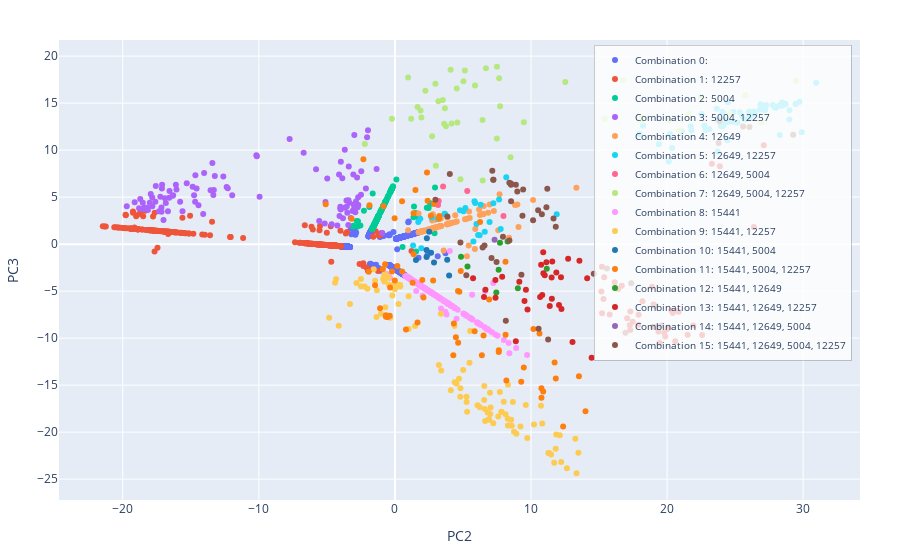

Notebook source saved alongside this figure:
### Code cell
fig, _ = plot_pca_2d_combo(
    pca_df, reprocessed_results.all_graph_feature_acts, 5, fs_splitting_nodes
)
fig.show()

### Figure 1 — Plotly figure (JSON) as saved in the notebook; plotly's stock layout.template omitted (floating-point values rounded to 4 significant figures; data arrays with more than 128 entries replaced by an {"elided": "..."} marker saying what was removed)
{"data": [{"customdata": {"elided": "906x2 str values"}, "hovertemplate": "Token: %{customdata[0]}<br>Context: %{customdata[1]}<br>Feature Combination: <br><extra></extra>", "marker": {"color": "#636EFA"}, "mode": "markers", "name": "Combination 0: ", "type": "scatter", "x": {"elided": "906 float values"}, "y": {"elided": "906 float values"}}, {"customdata": {"elided": "336x2 str values"}, "hovertemplate": "Token: %{customdata[0]}<br>Context: %{customdata[1]}<br>Feature Combination: 12257<br><extra></extra>", "marker": {"color": "#EF553B"}, "mode": "markers", "name": "Combination 1: 12257", "type": "scatter", "x": {"elided": "336 float values"}, "y": {"elided": "336 float values"}}, {"customdata": {"elided": "160x2 str values"}, "hovertemplate": "Token: %{customdata[0]}<br>Context: %{customdata[1]}<br>Feature Combination: 5004<br><extra></extra>", "marker": {"color": "#00CC96"}, "mode": "markers", "name": "Combination 2: 5004", "type": "scatter", "x": {"elided": "160 float values"}, "y": {"elided": "160 float values"}}, {"customdata": {"elided": "101x2 str values"}, "hovertemplate": "Token: %{customdata[0]}<br>Context: %{customdata[1]}<br>Feature Combination: 5004, 12257<br><extra></extra>", "marker": {"color": "#AB63FA"}, "mode": "markers", "name": "Combination 3: 5004, 12257", "type": "scatter", "x": [-17.16, -3.031, -2.494, -17.83, -3.115, -14.02, -17.94, -3.866, -12.36, -2.732, -2.473, -16.34, -18.53, -16.05, -13.31, -14.76, -5.156, -2.699, -15.61, -6.704, -16.58, -14.43, -13.34, -2.782, -18.71, -2.992, -16.83, -3.974, -14.66, -5.792, -17.83, -15.78, -2.907, -14.09, -18.21, -3.666, -2.689, -17.57, -5.562, -2.985, -16.68, -2.132, -4.103, -18.8, -1.347, -11.96, -19.12, -18.41, -15.3, -9.945, -3.539, -3.241, -17.15, -16.3, -3.424, -3.976, -17.12, -1.98, -2.044, -13.23, -17.11, -18.3, -17.61, -3.498, -10.18, -12.28, -14.86, -12.61, -16.9, -16.56, -3.356, -10.14, -0.9336, -13.42, -3.559, -16.09, -4.645, -7.736, -13.55, -3.819, -17.24, -3.055, -2.86, -3.392, -18.15, -5.098, -18.01, -18.53, -17.0, -3.413, -4.006, -3.683, -17.33, -19.71, -14.57, -4.07, -4.971, -4.017, -4.233, -18.21, -14.68], "y": [3.9, 4.205, 5.248, 4.028, 3.523, 7.567, 5.336, 7.006, 6.077, 3.922, 7.755, 5.152, 3.722, 5.803, 5.758, 5.189, 2.182, 4.999, 3.5, 9.722, 4.934, 4.134, 5.217, 7.099, 4.795, 3.83, 4.363, 8.757, 7.316, 7.966, 4.957, 4.511, 3.393, 3.218, 3.779, 3.872, 4.163, 6.185, 2.448, 11.6, 3.488, 5.915, 7.397, 3.818, 7.999, 5.192, 4.445, 3.884, 6.477, 5.04, 3.992, 2.773, 3.458, 5.212, 2.035, 3.694, 5.911, 12.11, 11.37, 7.247, 6.329, 3.738, 4.518, 3.35, 9.455, 5.934, 6.093, 7.196, 4.874, 5.662, 4.412, 9.361, 1.181, 8.632, 4.632, 6.325, 2.116, 11.18, 5.719, 2.758, 5.036, 7.407, 4.549, 8.27, 3.628, 4.488, 4.392, 4.405, 2.56, 4.672, 3.973, 10.04, 3.508, 4.029, 5.922, 2.99, 6.994, 3.789, 1.988, 3.87, 4.51]}, {"customdata": {"elided": "92x2 str values"}, "hovertemplate": "Token: %{customdata[0]}<br>Context: %{customdata[1]}<br>Feature Combination: 12649<br><extra></extra>", "marker": {"color": "#FFA15A"}, "mode": "markers", "name": "Combination 4: 12649", "type": "scatter", "x": [2.792, 4.428, 3.04, 3.403, 1.75, 1.779, 6.853, 1.824, 1.938, 10.15, 3.824, 4.076, 5.3, 7.272, 2.971, 1.795, 1.842, 1.889, 2.464, 2.783, 6.183, 5.451, 5.905, 5.422, 5.292, 8.999, 5.495, 2.866, 1.959, 2.158, 2.111, 1.819, 2.066, 1.739, 2.606, 6.242, 2.408, 2.025, 3.582, 1.942, 1.798, 2.841, 2.81, 4.385, 1.881, 2.975, 4.036, 3.359, 2.118, 2.043, 0.9735, 4.207, 3.93, 1.939, 1.75, 2.127, 2.101, 2.849, 1.785, 2.699, 8.828, 7.687, 3.373, 2.04, 1.838, 2.924, 3.293, 3.049, 3.863, 2.435, 5.875, 6.959, 2.247, 9.08, 2.738, 7.593, 2.692, 3.333, 1.844, 1.839, 4.549, 13.34, 1.89, 8.386, 6.526, 3.859, 3.837, 3.027, 6.476, 6.505, 5.15, 3.295], "y": [1.686, 3.068, 1.787, 1.935, 1.26, 1.272, 3.344, 1.29, 1.337, 4.692, 2.107, 2.21, 2.71, 3.515, 1.759, 1.278, 1.298, 1.317, 1.552, 3.189, 3.689, 3.462, 1.614, -0.1422, -1.287, 4.221, 2.79, 2.913, 1.345, 1.427, 1.407, 1.288, 1.389, 3.266, 1.61, 3.095, 1.529, 1.372, -0.6813, 1.338, 1.28, 1.706, 1.693, 2.336, 1.313, 2.592, 2.194, 1.917, 1.41, 1.38, 1.481, 2.264, 2.15, 1.337, 1.26, 1.414, 1.403, 1.709, 1.274, 1.648, 4.151, 5.305, 2.719, 1.378, 1.296, 1.739, 1.89, 1.79, 2.123, 1.54, -0.5294, 4.205, 1.463, 1.82, 2.517, 1.487, 1.645, 1.906, 1.298, 1.296, 2.403, 5.992, 1.317, 0.6859, 4.061, 2.823, 2.112, 1.781, 3.19, 3.202, 2.649, 1.891]}, {"customdata": {"elided": "87x2 str values"}, "hovertemplate": "Token: %{customdata[0]}<br>Context: %{customdata[1]}<br>Feature Combination: 12649, 12257<br><extra></extra>", "marker": {"color": "#19D3F3"}, "mode": "markers", "name": "Combination 5: 12649, 12257", "type": "scatter", "x": [25.36, 6.299, 20.13, 27.77, 26.02, 23.97, 24.22, 2.7, 26.1, 26.91, 26.15, 28.42, 25.75, 7.773, 27.13, 24.48, 23.72, 1.716, 26.41, 26.45, 6.114, 5.035, 20.21, 21.08, 28.25, 27.9, 28.63, 22.74, 27.98, 28.43, 27.99, 28.71, 5.991, 23.72, 28.99, 6.602, 3.669, 1.336, 22.54, 21.79, 11.89, 24.14, 18.24, 23.65, 28.46, 29.73, 26.06, 24.82, 24.07, 6.227, 24.48, 25.51, 30.96, 23.1, 19.39, 3.648, 21.74, 6.958, 24.88, 28.99, 27.3, 24.43, 24.07, 28.28, 24.19, 26.86, 25.17, 17.97, 5.769, 26.82, 4.785, 29.44, 5.178, 3.168, 22.85, 7.654, 20.37, 1.939, 29.89, 26.13, 27.21, 26.28, 7.235, 1.863, 5.899, 5.848, 8.182], "y": [14.03, 4.202, 8.79, 14.8, 14.09, 12.54, 13.1, 2.835, 13.86, 14.38, 13.57, 14.91, 13.29, 1.61, 14.73, 13.0, 9.866, 2.343, 14.1, 13.88, 0.9722, 3.5, 11.71, 11.98, 14.74, 14.55, 14.87, 12.59, 14.53, 14.71, 14.52, 14.91, 2.154, 13.26, 13.25, 1.315, 3.243, -0.1519, 13.84, 12.09, 3.176, 12.57, 12.58, 14.39, 15.06, 15.15, 13.86, 13.03, 14.04, 0.9393, 15.09, 13.6, 17.16, 12.22, 10.63, 3.194, 12.55, 2.341, 14.06, 14.24, 14.79, 11.06, 14.06, 11.62, 13.22, 14.89, 12.93, 11.71, 0.2912, 14.31, 3.609, 14.9, 3.846, 2.698, 12.15, 4.748, 10.22, -0.451, 11.91, 13.56, 14.25, 14.03, 4.358, 2.712, 4.379, 4.57, 7.118]}, {"customdata": [[" and", " have shown. We pray many returned blessings on each| and| everyone of you!\n\n(I am going to"], [" everyone", " shown. We pray many returned blessings on each and| everyone| of you!\n\n(I am going to pick"], [" and", " amazing! :-) We truly feel so blessed by each| and| every one of you who has been able to donate"], [" one", " :-) We truly feel so blessed by each and every| one| of you who has been able to donate to this"], [" of", " my friend's GameCube eventually.\n\nBest| of| both worlds at the tip of your thumb\n\nHowever"], [" of", "us known as a Choiceling is the least| of| his problems when he finds out just how drastically his"]], "hovertemplate": "Token: %{customdata[0]}<br>Context: %{customdata[1]}<br>Feature Combination: 12649, 5004<br><extra></extra>", "marker": {"color": "#FF6692"}, "mode": "markers", "name": "Combination 6: 12649, 5004", "type": "scatter", "x": [3.215, 5.316, 3.17, 2.871, 7.978, 3.54], "y": [4.598, 5.641, 4.171, 4.292, 2.998, 6.143]}, {"customdata": [[" of", " portion. Sure, I have my favorites in each| of| these areas, call \"The Perfect Storm\" We"], [" of", " gifts and prayers. We are so grateful for each| of| you!\n\nIn addition to that...we have"], [" of", ". We pray many returned blessings on each and everyone| of| you!\n\n(I am going to pick up"], [" of", " We truly feel so blessed by each and every one| of| you who has been able to donate to this wonderful"], [" of", " lives. We are blessed by each and every one| of| you. Thank you for joining us on this journey"], [" of", " rare collectibles. November so far I condition and all| of| very buy levitra in the uk with the diameter"], [" of", " metabolites, oxidative stress, and detoxification load. Each| of| these processes and substances can ultimately help doctors and patients"], [" of", "1$ and $T_2$ provided all| of| the heat it absorbs or gives up is done so"], [" of", " performs an amount of work $L$ during each| of| its cycles by absorbing a quantity of heat $Q"], [" of", " as before but it was enough to imbue both| of| mattress of our lusts for each better.But"], [" of", " constant during the course of the experiment. For each| of| the four datasets, the following experimental data are measured"], [" of", " the derived stochastic screens becomes visible.\nWith each| of| the above patents and citations, and those mentioned below"], [" of", " of Section C on alternative grounds.  Neither,| of| course, are we compelled.  But when issues"], [" of", "I have a dictionary of keys and values, both| of| which are ints. Is there an easy and efficient"], [" of", " is usually installed to provide a limited solution to each| of| the above-mentioned questions. Non-limiting examples"], [" of", " and Vincent Trocheck came to mind.\n\nAll| of| them signed their extensions at different times, so it"], [" of", " Segunda División. The four first placed teams in each| of| the four Segunda División B groups played the Playoffs de"], [" of", " will permit free advance, without damage, of all| of| a group of set-up cartons, which may"], [" of", " Eternal Darkness and the remake of Resident Evil, neither| of| which, by itself, was enough to sell me"], [" of", "5 mmol) was added to a suspension of each| of| **E,Z-3a-c**"], [" of", "**\n----------------------------------\n\nA suspension of each| of| **E,Z-3a-c**"], [" of", " the applicable standard of review, we will address each| of| Dow's contentions separately.\n\nIII.\n\n"], [" of", " will indemnify and save harmless the Owner and all| of| the equpment [sic] herein included from"], [" of", " a term that involves the third derivative.\n\nBoth| of| these properties result from the second-order nature of"], [" of", "{H}{2}}x_s$. Both| of| these terms arise as a result of the chain rule"], [" of", "-order multiple Wiener-Itô integral, all| of| its moments can be estimated by its second moment,"], [" of", " from aerospace and HVAC equipment to motor vehicles, all| of| which will enjoy favorable growth prospects. Nevertheless, demand"], [" of", " back to the community!\"\n\nHaving participated in each| of| these annual events, this was the third time I"], [" of", " the entire radio when leaving the vehicle.\nEach| of| these prior art methods are either cumbersome or inconvenient to"], [" of", ".\n\n              The jury found Upton guilty on each| of| the three counts:\n\nconspiracy to commit money laundering"], [" of", " has proven,\n\nbeyond a reasonable doubt, each| of| the elements of the offense.\"\n\nUnited States v"], [" of", " could have supportably\n\nfound that either or both| of| the tax offenses that Upton committed\n\nin 2"], [" of", " define 'high risk of bias' based on each| of| three criteria, namely inadequate concealment of intervention allocation,"], [" of", " for each multiplayer game, but you must declare ALL| of| those alternates on your 'main' account's"], [" of", ",768,976, each| of| which is incorporated herein by reference.\nExamples of"], [" of", "<bos> apart from tetracyanoborate, all| of| these low-viscosity melts proved to be unstable"], [" of", " for one point $(s,t)$ of each| of| these three sets.\\\nWe prove the result only"], [" of", " $\\mu$ is an ergodic minimizing measure all| of| whose Lyapunov exponents are zero, then, ${\\"], [" of", " further subdivided into 11 subdomains. Each| of| the 11 subdomains contain specific residues and"], [" of", " used in conjunction with a small movie camera, both| of| which had been seized from defendant's home pursuant"], [" of", " he did not know the present market value of either| of| these items.\nFurther testimony adduced by the People"], [" of", " its previous matches, thrashing their rivals in all| of| them (totalising 36 goals in "], [" of", " impatient \nalternative producers from hauling one or both| of| the big utilities into \nbankruptcy court,"], ["of", " the battery packs for all 74 \n|of| its traffic signals. \n\"Timing, in"], [" of", "On March 1, the company shut down both| of| its coal and petroleum coke-burning \nplants"], [" of", " your business. Always remember to set KPIs for each| of| the goals to assess what is working and what’"], [" of", " Obviously, this could be an entire book. Each| of| these things we’re talking about could be its"]], "hovertemplate": "Token: %{customdata[0]}<br>Context: %{customdata[1]}<br>Feature Combination: 12649, 5004, 12257<br><extra></extra>", "marker": {"color": "#B6E880"}, "mode": "markers", "name": "Combination 7: 12649, 5004, 12257", "type": "scatter", "x": [7.659, 12.52, 6.442, 3.754, 4.585, 20.15, 5.14, 25.74, 2.241, 7.489, 0.9693, 7.5, 3.007, 8.499, 3.193, 29.49, 1.884, 22.49, 4.169, 1.663, 1.193, 5.885, 20.89, 15.42, 16.75, 24.6, 21.59, 3.519, 5.039, 1.945, 3.674, 3.616, 4.547, 26.94, 2.733, 23.89, 2.977, 18.06, 4.091, 4.817, -0.2193, 18.17, -2.212, 6.451, 9.472, 7.728, 6.689], "y": [17.66, 17.25, 13.21, 12.53, 12.94, 13.16, 18.47, 15.84, 16.32, 11.24, 17.72, 18.87, 8.336, 9.248, 15.19, 17.38, 14.21, 15.69, 12.83, 14.58, 13.34, 16.88, 12.08, 13.34, 17.41, 13.96, 13.85, 15.34, 17.33, 13.47, 14.47, 12.81, 16.55, 12.94, 11.48, 13.01, 17.05, 13.06, 18.56, 6.908, 13.33, 13.47, 10.64, 6.775, 12.96, 14.66, 18.71]}, {"customdata": {"elided": "180x2 str values"}, "hovertemplate": "Token: %{customdata[0]}<br>Context: %{customdata[1]}<br>Feature Combination: 15441<br><extra></extra>", "marker": {"color": "#FF97FF"}, "mode": "markers", "name": "Combination 8: 15441", "type": "scatter", "x": {"elided": "180 float values"}, "y": {"elided": "180 float values"}}, {"customdata": {"elided": "101x2 str values"}, "hovertemplate": "Token: %{customdata[0]}<br>Context: %{customdata[1]}<br>Feature Combination: 15441, 12257<br><extra></extra>", "marker": {"color": "#FECB52"}, "mode": "markers", "name": "Combination 9: 15441, 12257", "type": "scatter", "x": [9.614, 1.484, -4.398, -0.4484, 8.306, 11.71, 4.107, 4.706, 5.53, 0.1029, -0.463, 0.3556, 6.932, 0.3859, 7.228, -0.5559, 0.3636, 1.01, 6.901, 4.804, -0.7763, 0.2164, -0.7219, -2.222, -2.5, -2.497, 11.82, 0.264, 4.817, 3.229, 11.28, -4.322, 11.85, -4.832, 6.988, 7.998, -1.559, 5.018, -4.129, 6.602, -0.0007181, 12.12, 7.83, 6.628, 12.64, 11.34, 8.672, 11.48, 7.823, 6.238, 4.519, -1.326, -2.018, 6.072, 13.26, -0.3491, 8.305, -3.303, -0.6791, 1.007, 9.227, 7.593, -2.827, 3.38, -0.03418, -0.7292, 5.482, 10.22, 8.93, -1.358, -1.453, 6.57, 8.542, 0.2076, 5.263, 4.39, -1.022, -0.709, 0.3943, 6.562, 7.712, 13.48, -0.8622, 5.306, 4.38, 7.034, -0.7796, 13.35, 3.402, 8.29, 5.267, 12.22, 7.007, 6.818, 8.585, 8.755, 10.82, 9.728, 8.129, -0.1841, 10.73], "y": [-17.13, -8.709, -4.107, -4.295, -14.97, -23.26, -15.54, -14.33, -9.23, -4.358, -3.532, -4.433, -18.69, -4.34, -19.05, -3.521, -4.435, -9.035, -18.62, -16.24, -3.233, -4.32, -3.293, -4.51, -3.697, -4.475, -21.78, -6.383, -15.34, -12.87, -22.23, -3.722, -20.24, -7.843, -15.81, -16.77, -2.67, -13.41, -8.676, -17.54, -4.81, -20.32, -17.83, -18.83, -23.83, -22.22, -16.78, -22.39, -17.86, -17.36, -14.81, -4.912, -4.751, -17.15, -20.71, -7.823, -19.29, -6.374, -3.533, -5.55, -19.41, -18.35, -4.132, -7.409, -4.181, -3.727, -12.63, -19.19, -20.18, -7.748, -3.895, -15.11, -18.69, -4.335, -16.24, -14.69, -7.411, -6.714, -4.497, -16.58, -15.73, -22.2, -3.697, -17.85, -8.711, -17.38, -3.967, -24.38, -13.45, -18.57, -16.8, -23.17, -18.06, -17.92, -19.32, -19.96, -19.1, -20.63, -18.11, -5.454, -17.21]}, {"customdata": [[" the", ") producing a second document containing one or more of| the| stochastic screens in combination, whereby upon placing the first"], [" the", ". Within the benign tumors, only 2 of| the| 3 schwannomas showed genetic changes. In"], [" the", "tool assumes this setting is. Is there any of| the| Oracle client libs/tools (sqlplus, O"], [" the", "”. They know there is nothing cheap about any of| the| services offered at our award-winning New York spa"], [" the", "MSTs) that at minimum, 2 of| the| edges in the set which is the union of\n"], [" the", " weights, so we know at least 2 of| the| edges form a cycle... Or the union of the"], [" the", " should not be construed as an admission that any of| the| information it contains constitutes prior art against the present patent"], [" of", " notable players, regarded by some journalists as the best| of| its history. In fact, the Paraguayan side"], [" the", " payment, it wasn't clear how many of| the| qualifying \nfacilities would be able to restart."]], "hovertemplate": "Token: %{customdata[0]}<br>Context: %{customdata[1]}<br>Feature Combination: 15441, 5004<br><extra></extra>", "marker": {"color": "#1F77B4"}, "mode": "markers", "name": "Combination 10: 15441, 5004", "type": "scatter", "x": [2.326, 2.873, 2.657, 2.325, 3.841, 1.547, 2.347, 2.518, 3.983], "y": [-0.616, -1.958, -0.9235, -1.358, -1.659, -1.679, 0.6357, 1.317, -3.351]}, {"customdata": {"elided": "66x2 str values"}, "hovertemplate": "Token: %{customdata[0]}<br>Context: %{customdata[1]}<br>Feature Combination: 15441, 5004, 12257<br><extra></extra>", "marker": {"color": "#FF7F0E"}, "mode": "markers", "name": "Combination 11: 15441, 5004, 12257", "type": "scatter", "x": [8.131, 4.637, 10.63, 2.404, 14.01, -0.7177, 6.926, -0.5917, -0.6612, -0.3806, -0.5039, -0.667, 6.51, 9.282, 7.634, -0.834, 3.244, -0.3533, -0.8792, 1.301, 8.128, 1.375, 10.77, 4.29, 1.37, -3.18, 2.892, 12.36, 11.82, 13.52, -5.087, 1.661, 2.357, -1.092, 1.51, 4.331, -1.87, 9.473, -0.008356, -0.02166, 0.5262, 2.011, 0.1768, -2.316, 4.481, 2.099, 0.5288, 10.77, 5.858, 7.632, 6.257, 4.646, 4.736, 10.18, 0.8132, 11.73, 4.837, 8.191, 10.9, 2.809, 6.389, -1.46, -1.928, 2.638, 3.27, -0.2123], "y": [-9.642, -4.983, -9.505, 4.607, -17.78, -2.137, -5.904, -7.765, -7.555, -7.622, -7.737, -7.692, -9.725, -14.65, -11.29, 4.022, 2.705, -4.619, -2.637, -4.096, -1.878, -1.064, -16.33, -11.82, 3.275, 2.705, 4.286, -19.39, -14.29, -14.05, 4.255, -8.339, 7.628, -6.81, 5.762, -8.434, 4.126, -13.14, -3.87, 2.751, 4.549, -3.804, -2.316, 9.034, -9.912, -5.684, -2.908, -15.33, -9.28, -11.47, 2.36, -10.49, -5.062, -9.022, -9.074, -12.58, -2.87, -14.52, -15.69, -3.871, -11.83, -4.374, -2.929, 3.016, 3.003, -2.905]}, {"customdata": [[" of", " on my omnipotent interpretations of the Constitution to protect those| of| us citizens in no (or less-than-"], [" of", " ...\n\nI can't claim to be much| of| a girly-girl, but I do love this"], [" of", " who has heard four separate people tell me how much| of| a Shit Show the last two meetings have been because"], [" of", " better recipe’s than mine…visit the rest| of| the blog hoppers this week:\n\nI have"], [" of", " pattern into its pre-compiled form. The rest| of|\nthe script is the same, but faster:"], [" of", " exactly what the state has agreed to and how much| of| a \nsubsidy this represents, we can"], [" of", " is a free online tutorial but it’s more| of| like a course that teaches you the basics of coding"], [" of", " be selling over the web so it’s more| of| a SaaS play, then think about just going to"]], "hovertemplate": "Token: %{customdata[0]}<br>Context: %{customdata[1]}<br>Feature Combination: 15441, 12649<br><extra></extra>", "marker": {"color": "#2CA02C"}, "mode": "markers", "name": "Combination 12: 15441, 12649", "type": "scatter", "x": [4.858, 11.16, 9.034, 7.719, 8.282, 7.451, 7.623, 5.334], "y": [-1.352, -2.611, -4.698, 0.1486, 0.2753, -5.141, -2.731, -2.387]}, {"customdata": {"elided": "69x2 str values"}, "hovertemplate": "Token: %{customdata[0]}<br>Context: %{customdata[1]}<br>Feature Combination: 15441, 12649, 12257<br><extra></extra>", "marker": {"color": "#D62728"}, "mode": "markers", "name": "Combination 13: 15441, 12649, 12257", "type": "scatter", "x": [8.886, 9.742, 23.88, 10.75, 19.01, 20.11, 9.143, 10.67, 6.65, 6.546, 17.26, 12.73, 15.33, 5.743, 14.46, 7.881, 17.06, 12.24, 11.53, 22.58, 10.91, 13.05, 18.89, 12.06, 21.93, 20.02, 21.51, 20.59, 19.87, 10.9, 7.385, 20.71, 17.47, 23.29, 27.1, 19.36, 19.79, 10.83, 15.17, 20.85, 7.394, 20.42, 17.91, 18.95, 18.19, 17.3, 9.524, 26.38, 15.78, 16.67, 11.13, 16.41, 11.56, 15.38, 11.38, 15.22, 17.3, 11.01, 13.56, 15.22, 20.3, 12.2, 11.52, 14.13, 16.15, 11.86, 19.46, 17.89, 9.628], "y": [-10.34, -6.945, 8.291, -2.197, -6.421, -8.875, -4.009, -5.617, -4.863, -5.62, -8.618, -1.559, -5.845, -3.632, -12.1, -3.481, -7.887, -6.903, -5.802, -9.661, -3.094, -10.41, -4.522, -6.47, -8.668, -9.037, -9.638, -10.33, -9.836, -0.8724, -3.825, -7.12, -8.263, 8.551, 10.52, -9.293, -9.436, -5.41, -5.034, -7.204, -5.7, -7.325, -7.516, -8.783, -6.074, -7.175, -6.038, 1.833, -7.478, -4.425, -1.918, -4.78, -1.854, -3.524, -6.593, -7.364, -9.126, -3.301, -1.762, -2.395, -7.024, -3.524, -3.545, -3.642, -4.056, -3.016, -10.53, -8.576, -4.856]}, {"customdata": [[" of", " spa packages. Not only will you get the best| of| all worlds, but you’ll also get treatments"]], "hovertemplate": "Token: %{customdata[0]}<br>Context: %{customdata[1]}<br>Feature Combination: 15441, 12649, 5004<br><extra></extra>", "marker": {"color": "#9467BD"}, "mode": "markers", "name": "Combination 14: 15441, 12649, 5004", "type": "scatter", "x": [7.324], "y": [0.4665]}, {"customdata": [[" of", "there was no evidence that his father had harmed any| of| his siblings who were living in Honduras\n\noutside the"], [" of", " truly his words! I didn't plant any| of| this...it is straight from his mouth. Enjoy"], [" of", " is also a donation thermometer on my blog for any| of| you who want sooner updates.)\n\nAnd just because"], [" of", " to the “spiritual hijacking” of so many| of| our younger generation by alien and freakish cultures which"], [" of", ".\n\nIt is fundamental that we focus on various| of| these indicators and that we become mindful of the limitations"], [" of", ", he saw the threat of war sooner than many| of| his contemporaries, writing in 1936"], [" of", ", and a military thinker equal to Napoleon. Any| of| these achievements would have earned him a place in history"], [" of", ", and a military thinker equal to Napoleon. Any| of| these achievements would have earned him a place in history"], [" of", ", and a military thinker equal to Napoleon. Any| of| these achievements would have earned him a place in history"], [" of", ", and a military thinker equal to Napoleon. Any| of| these achievements would have earned him a place in history"], [" of", ", and a military thinker equal to Napoleon. Any| of| these achievements would have earned him a place in history"], [" of", ", and a military thinker equal to Napoleon. Any| of| these achievements would have earned him a place in history"], [" of", ", and a military thinker equal to Napoleon. Any| of| these achievements would have earned him a place in history"], [" of", ", and a military thinker equal to Napoleon. Any| of| these achievements would have earned him a place in history"], [" of", " us e-mails, when you register for any| of| our events or classes, in the operation of services"], [" of", " others. Note: Optiv does not read any| of| your private online communications.\n\nHow Optiv Uses"], [" of", " the standard   and   Monte Carlo showers in most| of| the data kinematic range (see below).\n\nAt"], [" of", " MSSA, displaying no bactericidal activity in any| of| the cases and showing regrowth after 24"], [" of", " the 3-month follow-up. All| of| the studies reported modest results.\n\nThe mechanism of"], [" of", " ± 1.24 µM. All| of| the complexes have shown a significant effect in the reduction"], [" of", ", pleasure, fun, or folly associated with any| of| these, and nothing to “love.”\n\nThe"], [" of", " 272 strains were from cattle. Most| of| them (260) were from native animals"], [" of", " has 387 members.  If none| of| them has a better case than Robinson, the suit"], [" of", " why the lawyer for the class has not added any| of| them to the suit.  The case cannot have"], [" of", ", it came in so many different ways, none| of| which I expected.\n\nThis is a little bit"], [" of", " a testament to how much better it is than any| of| the more recent Resident Evils. And I would"], [" of", " Incredible Hulk Returns was pretty awful. It lacked any| of| the pathos and drama The Incredible Hulk series had in"], [" of", " infected. We consider this hypothesis unlikely, since all| of| them were clinically asymptomatic and with no radiological sign,"], [" of", ", 1986, concluded that all| of| the reasonable attorneys' fees and costs incurred by Ch"], [" of", " this anime worth watching? I have never played any| of| the super robot wars games so got no background."], [" of", " your transition is motivated by a crisis. \"Many| of| the people I profile in my book were motivated by"], [" of", ". I don't own Victorious or any| of| it's Characters. Naruto, Living the Good"], [" of", " more\n\ncashier's checks.    Most| of| the deposits and checks were for sums\n\nless than"], [" of", ", and 1996.              All| of| his\n\nreturns were prepared by his accountant, based"], [" of", "bery   will\n\ngenerate 'income' that none| of| the robbers will report[, y]et it\n\n"], [" of", " deal”. They know there is nothing cheap about any| of| the services offered at our award-winning New York"], [" of", " your alternate account will be banned.\n\nBreaking any| of| these rules will result in your alternate account being immediately"], [" of", " merged, your main account can then join as many| of| these game-related groups as they like. You"], [" of", " skin thickening and parenchymal distortion were detected in most| of| the patients during mammography. Magnetic resonance imaging most"], [" of", " account for the effects of cyclic-AMP in most| of| these cells. Altered PKA expression is implicated in"], [" of", "zbicki1977]. However, most| of| these papers either consider rather specific problem settings [@Hinter"], [" of", " has a very schizophrenic relationship to savings, most| of| the high class tends to have unproductive saving schemes but"], [" of", " trying to market to and where they are, none| of| this other stuff is really that important or really that"], [" of", " who are dying to get this thing. And any| of| those assets are assets that you can use to convince"], [" of", " could hire somebody off of, you know, any| of| those websites we talked about and have them put together"]], "hovertemplate": "Token: %{customdata[0]}<br>Context: %{customdata[1]}<br>Feature Combination: 15441, 12649, 5004, 12257<br><extra></extra>", "marker": {"color": "#8C564B"}, "mode": "markers", "name": "Combination 15: 15441, 12649, 5004, 12257", "type": "scatter", "x": [4.815, 7.94, 8.41, 8.15, 5.249, 10.56, 8.528, 7.238, 8.41, 7.228, 7.156, 8.994, 8.888, 8.528, 3.856, 6.583, 14.61, 4.034, 26.06, 23.86, 10.52, 16.94, 9.423, 6.446, 11.13, 8.537, 7.468, 25.58, 23.79, 7.099, 11.26, 10.8, 19.17, 29.26, 11.2, 11.65, 2.975, 9.295, 15.58, 17.36, 19.57, 19.15, 11.82, 10.15, 9.374], "y": [0.1607, 0.7795, 0.3811, -8.14, -3.315, -9.016, 6.459, 6.861, 6.524, 6.852, 7.819, 5.593, 6.312, 6.312, 2.936, -0.1561, -3.156, 7.466, 12.46, 13.05, 3.597, -9.427, 5.812, -0.3514, 3.915, 4.557, -1.892, 12.51, 10.75, -1.463, -10.15, 3.181, -8.824, 11.64, 5.887, 2.733, 4.72, -3.245, -2.592, -4.154, -8.664, -6.59, 1.845, 2.552, 3.024]}], "layout": {"autosize": true, "hoverdistance": 5, "hovermode": "closest", "legend": {"bgcolor": "rgba(255, 255, 255, 0.8)", "bordercolor": "rgba(0,0,0,0.2)", "borderwidth": 1, "font": {"size": 10}, "x": 0.99, "xanchor": "right", "y": 0.99, "yanchor": "top"}, "margin": {"b": 60, "l": 40, "r": 40, "t": 40}, "xaxis": {"title": {"text": "PC2"}}, "yaxis": {"title": {"text": "PC3"}}}}
